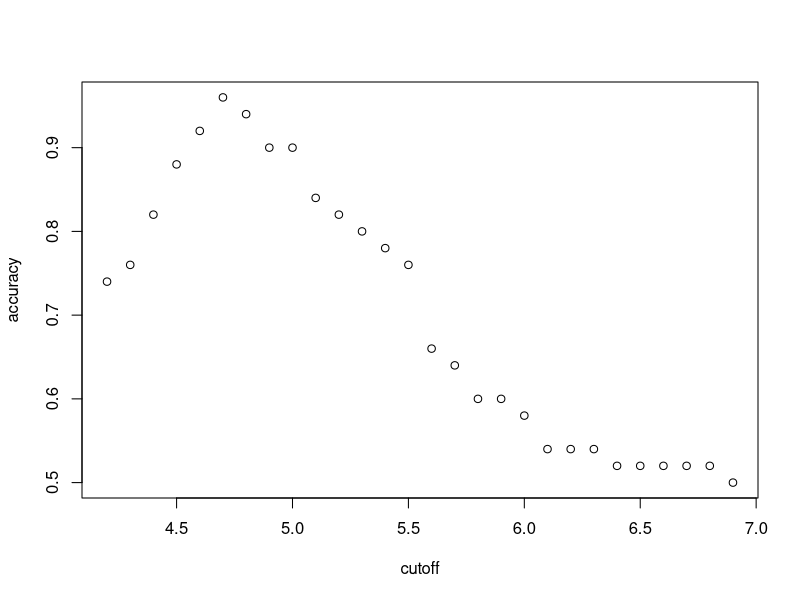

R code for this plot:
library(caret)
library(purrr)
data(iris)
iris <- iris[-which(iris$Species=='setosa'),]
y <- iris$Species
y
set.seed(2)
# line of code
test_index <- createDataPartition(y,times=1,p=0.5,list=FALSE)
test <- iris[test_index,]
train <- iris[-test_index,]
#petal.lenght as a variable for cut-off
###TRAIN TEST
cutoff <- seq(4.2, 6.9, by=0.1)
accuracy <- map_dbl(cutoff, function(x){
  y_hat <- ifelse(train$Petal.Length > x, "virginica", "versicolor") %>% 
    factor(levels = levels(test$Species))
  mean(y_hat == train$Species)
})
####

###SELEZIONE DEL BEST CUT-OFF
plot(cutoff,accuracy)
max(accuracy)
best_cutoff <- cutoff[which.max(accuracy)]
####

###APPLICAZIONE BEST CUT-OFF AL TRAIN GROUP E VALUTAZIONE ACCURACY

y_hat <- ifelse(test$Petal.Length > best_cutoff, "virginica", "versicolor") %>% factor(levels = levels(test$Species))

mean(y_hat == test$Species)
####





###########################